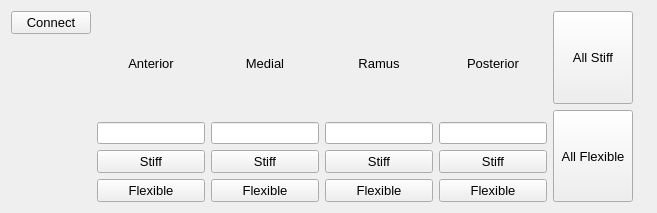
         <widget class="QWidget" name="widget" native="true">
          <layout class="QHBoxLayout" name="horizontalLayout_2">
           <item>
            <layout class="QVBoxLayout" name="verticalLayout_8">
             <item>
              <widget class="QPushButton" name="tact_pButton_serialStatus">
               <property name="font">
                <font>
                 <pointsize>10</pointsize>
                </font>
               </property>
               <property name="text">
                <string>Connect</string>
               </property>
              </widget>
             </item>
             <item>
              <spacer name="verticalSpacer">
               <property name="orientation">
                <enum>Qt::Vertical</enum>
               </property>
               <property name="sizeHint" stdset="0">
                <size>
                 <width>20</width>
                 <height>168</height>
                </size>
               </property>
              </spacer>
             </item>
            </layout>
           </item>
           <item>
            <layout class="QVBoxLayout" name="verticalLayout_6">
             <item>
              <widget class="QLabel" name="label_2">
               <property name="font">
                <font>
                 <pointsize>10</pointsize>
                </font>
               </property>
               <property name="text">
                <string>Anterior</string>
               </property>
               <property name="alignment">
                <set>Qt::AlignCenter</set>
               </property>
              </widget>
             </item>
             <item>
              <widget class="QLineEdit" name="tact_lbl_anterior"/>
             </item>
             <item>
              <widget class="QPushButton" name="tact_pButton_antStiff">
               <property name="font">
                <font>
                 <pointsize>10</pointsize>
                </font>
               </property>
               <property name="text">
                <string>Stiff</string>
               </property>
              </widget>
             </item>
             <item>
              <widget class="QPushButton" name="tact_pButton_antFexible">
               <property name="font">
                <font>
                 <pointsize>10</pointsize>
                </font>
               </property>
               <property name="text">
                <string>Flexible</string>
               </property>
              </widget>
             </item>
            </layout>
           </item>
           <item>
            <layout class="QVBoxLayout" name="verticalLayout_5">
             <item>
              <widget class="QLabel" name="label_3">
               <property name="font">
                <font>
                 <pointsize>10</pointsize>
                </font>
               </property>
               <property name="text">
                <string>Medial</string>
               </property>
               <property name="alignment">
                <set>Qt::AlignCenter</set>
               </property>
              </widget>
             </item>
             <item>
              <widget class="QLineEdit" name="tact_lbl_medial"/>
             </item>
             <item>
              <widget class="QPushButton" name="tact_pButton_medStiff">
               <property name="font">
                <font>
                 <pointsize>10</pointsize>
                </font>
               </property>
               <property name="text">
                <string>Stiff</string>
               </property>
              </widget>
             </item>
             <item>
              <widget class="QPushButton" name="tact_pButton_medFexible">
               <property name="font">
                <font>
                 <pointsize>10</pointsize>
                </font>
               </property>
               <property name="text">
                <string>Flexible</string>
               </property>
              </widget>
             </item>
            </layout>
           </item>
           <item>
            <layout class="QVBoxLayout" name="verticalLayout_3">
             <item>
              <widget class="QLabel" name="label_4">
               <property name="font">
                <font>
                 <pointsize>10</pointsize>
                </font>
               </property>
               <property name="text">
                <string>Ramus</string>
               </property>
               <property name="alignment">
                <set>Qt::AlignCenter</set>
               </property>
              </widget>
             </item>
             <item>
              <widget class="QLineEdit" name="tact_lbl_ramus"/>
             </item>
             <item>
              <widget class="QPushButton" name="tact_pButton_ramStiff">
               <property name="font">
                <font>
                 <pointsize>10</pointsize>
                </font>
               </property>
               <property name="text">
                <string>Stiff</string>
               </property>
              </widget>
             </item>
             <item>
              <widget class="QPushButton" name="tact_pButton_ramFexible">
               <property name="font">
                <font>
                 <pointsize>10</pointsize>
                </font>
               </property>
               <property name="text">
                <string>Flexible</string>
               </property>
              </widget>
             </item>
            </layout>
           </item>
           <item>
            <layout class="QVBoxLayout" name="verticalLayout_2">
             <item>
              <widget class="QLabel" name="label_5">
               <property name="font">
                <font>
                 <pointsize>10</pointsize>
                </font>
               </property>
               <property name="text">
                <string>Posterior</string>
               </property>
               <property name="alignment">
                <set>Qt::AlignCenter</set>
               </property>
              </widget>
             </item>
             <item>
              <widget class="QLineEdit" name="tact_lbl_posterior"/>
             </item>
             <item>
              <widget class="QPushButton" name="tact_pButton_posStiff">
               <property name="font">
                <font>
                 <pointsize>10</pointsize>
                </font>
               </property>
               <property name="text">
                <string>Stiff</string>
               </property>
              </widget>
             </item>
             <item>
              <widget class="QPushButton" name="tact_pButton_posFexible">
               <property name="font">
                <font>
                 <pointsize>10</pointsize>
                </font>
               </property>
               <property name="text">
                <string>Flexible</string>
               </property>
              </widget>
             </item>
            </layout>
           </item>
           <item>
            <layout class="QVBoxLayout" name="verticalLayout">
             <item>
              <widget class="QPushButton" name="tact_pButton_AllStiff">
               <property name="sizePolicy">
                <sizepolicy hsizetype="Minimum" vsizetype="Minimum">
                 <horstretch>0</horstretch>
                 <verstretch>0</verstretch>
                </sizepolicy>
               </property>
               <property name="font">
                <font>
                 <pointsize>10</pointsize>
                </font>
               </property>
               <property name="text">
                <string>All Stiff</string>
               </property>
              </widget>
             </item>
             <item>
              <widget class="QPushButton" name="tact_pButton_AllFlexible">
               <property name="sizePolicy">
                <sizepolicy hsizetype="Minimum" vsizetype="Minimum">
                 <horstretch>0</horstretch>
                 <verstretch>0</verstretch>
                </sizepolicy>
               </property>
               <property name="font">
                <font>
                 <pointsize>10</pointsize>
                </font>
               </property>
               <property name="text">
                <string>All Flexible</string>
               </property>
              </widget>
             </item>
            </layout>
           </item>
           <item>
            <widget class="QLabel" name="tact_Socketimage">
             <property name="sizePolicy">
              <sizepolicy hsizetype="Expanding" vsizetype="Expanding">
               <horstretch>0</horstretch>
               <verstretch>0</verstretch>
              </sizepolicy>
             </property>
             <property name="maximumSize">
              <size>
               <width>2400</width>
               <height>2400</height>
              </size>
             </property>
             <property name="text">
              <string/>
             </property>
             <property name="pixmap">
              <pixmap>../pictures/SocketScketch.png</pixmap>
             </property>
             <property name="scaledContents">
              <bool>true</bool>
             </property>
            </widget>
           </item>
          </layout>
         </widget>
